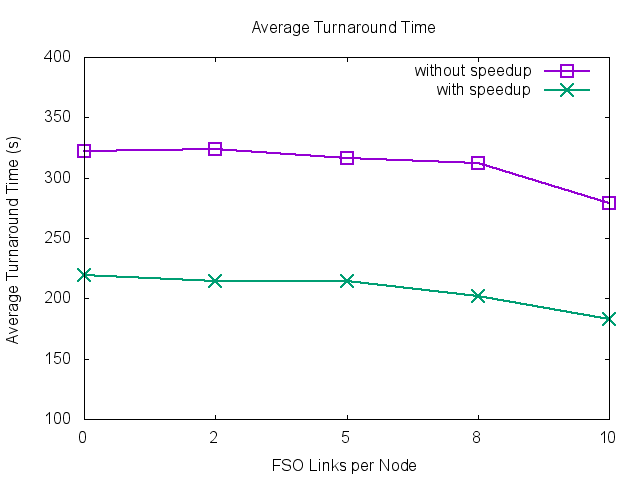

Write the gnuplot code that produced this figure.
set yrange [100:400]
set xlabel "FSO Links per Node"
set ylabel "Average Turnaround Time (s)"
set key top right
#unset key
#set title "Average Turnaround Time"

plot  'C:\Users\smallcat\Dropbox\eclipse\common_workspace\HPCSim\5d-torus-speedup\avg-turnaround.txt' using 2:xtic(1) title "without speedup"with linespoints pointtype 4 linewidth 2 pointsize 2, '' using 3 title "with speedup"with linespoints linewidth 2 pointsize 2

#set terminal png         # gnuplot recommends setting terminal before output
#set output 'C:\Users\smallcat\Dropbox\eclipse\common_workspace\HPCSim\5d-torus-speedup\avg-turnaround.png'  

set term post eps color "GothicBBB-Medium-RKSJ-H, 20"      
set output 'C:\Users\smallcat\Dropbox\eclipse\common_workspace\HPCSim\5d-torus-speedup\avg-turnaround.eps'  
replot
